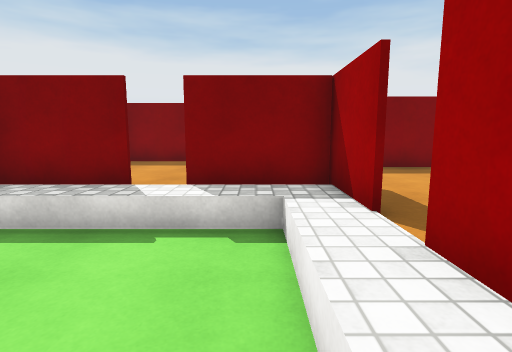
View 1 (above)

22 first-person views from a walk through a 3-D level made in the Unity game engine. The camera is 1.4 m above the floor, tilts 8° down and sees 80° across. The floor is counted in squares, 1 m on a side. Each view is taken from the middle of a square. On the plan, view 1 faces up. The plan holds only what a view shows up to about 14 squares ahead; the rest is blank. The place goes on beyond the plan. The player character is not drawn. Door leaves are left out, so doorways stand open. Surface patterns are stand-ins for the level's own textures.

View 2
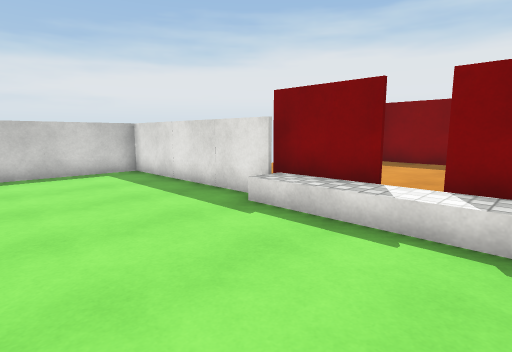

View 3
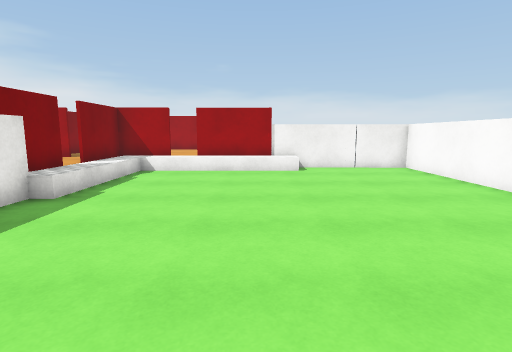

View 4
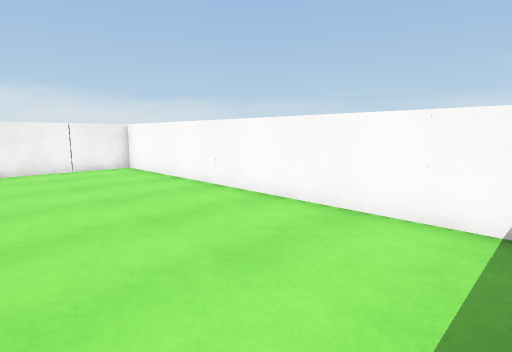

View 5
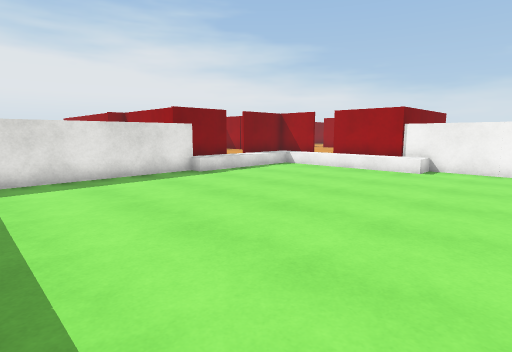

View 6
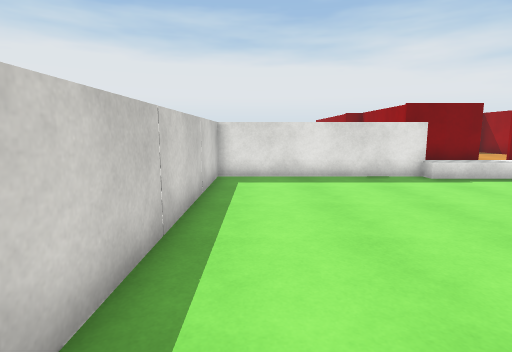

View 7
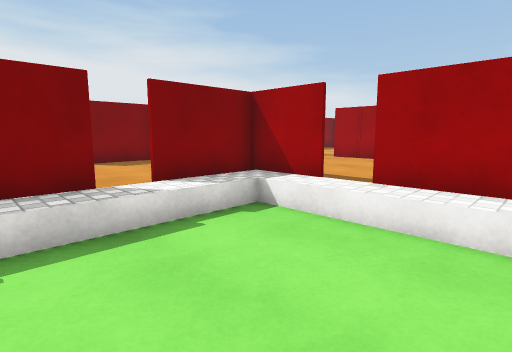

View 8
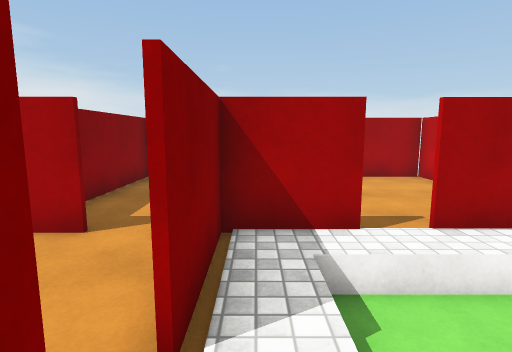

View 9
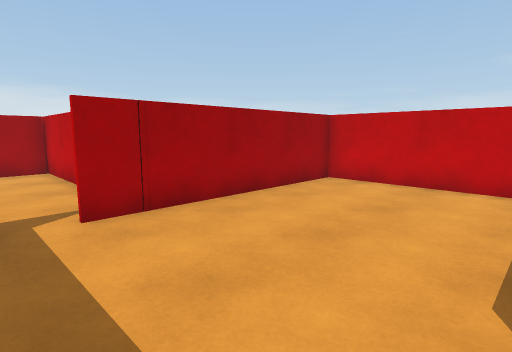

View 10
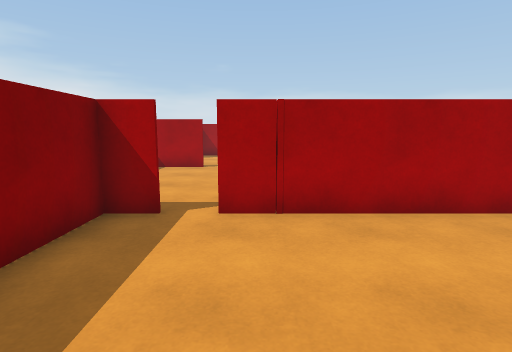

View 11
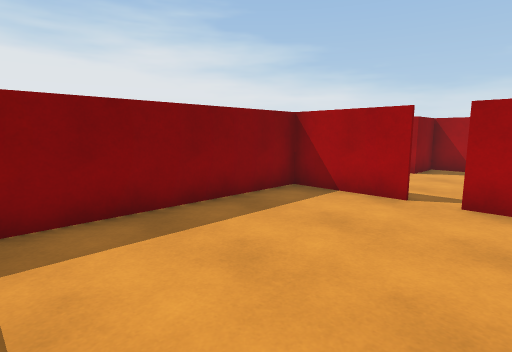

View 12
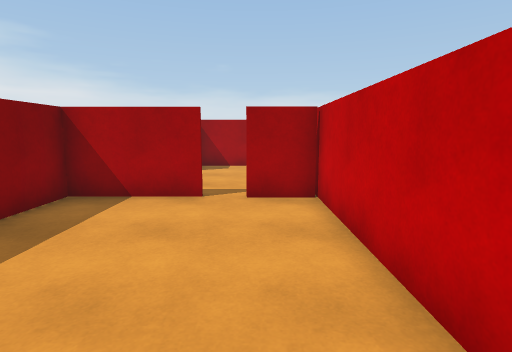

View 13
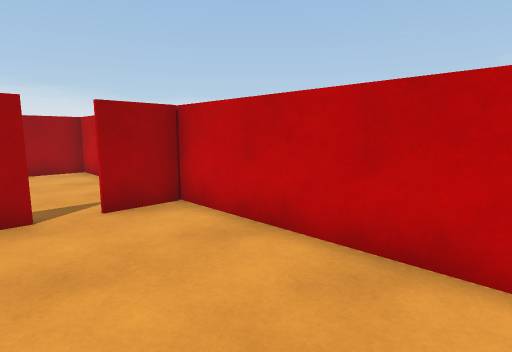

View 14
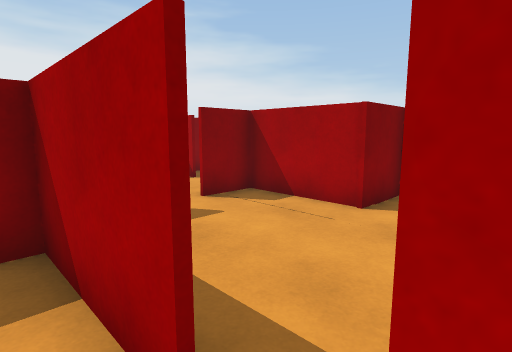

View 15
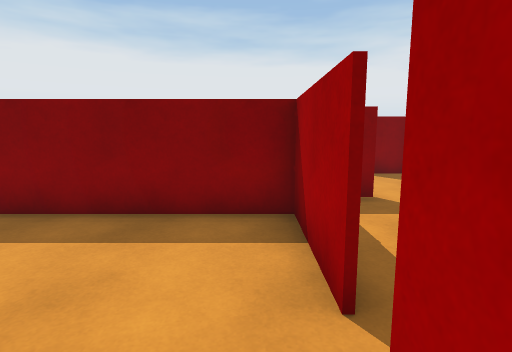

View 16
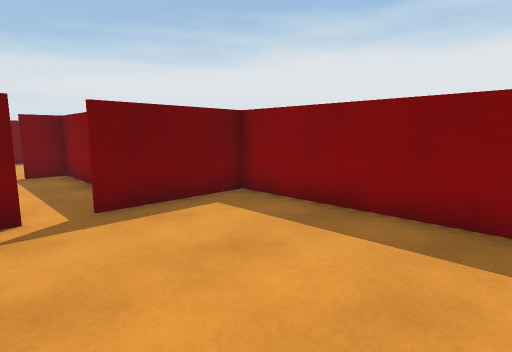

View 17
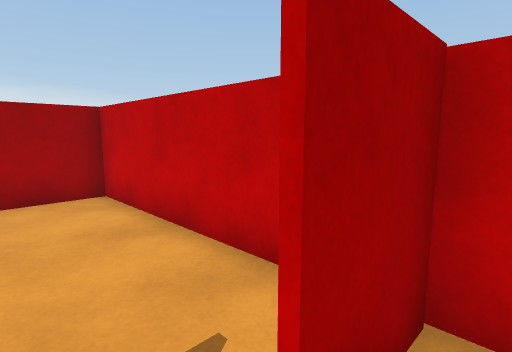

View 18
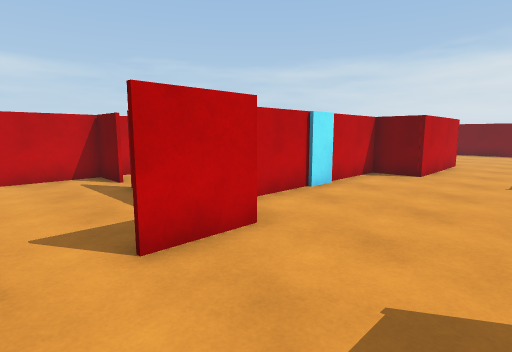

View 19
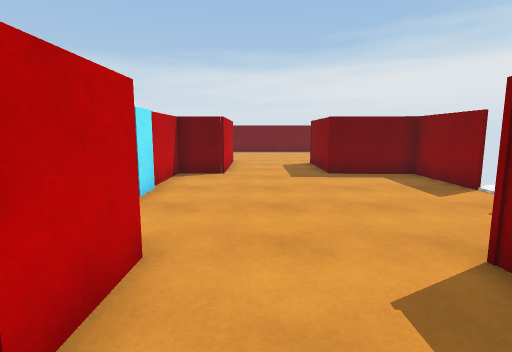

View 20
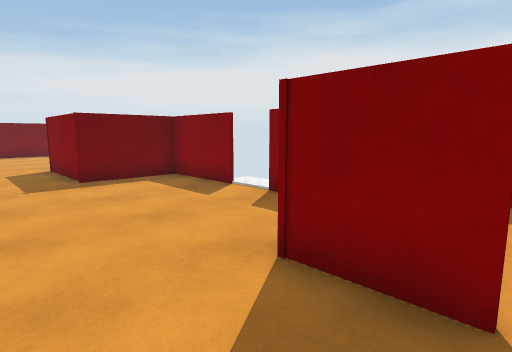

View 21
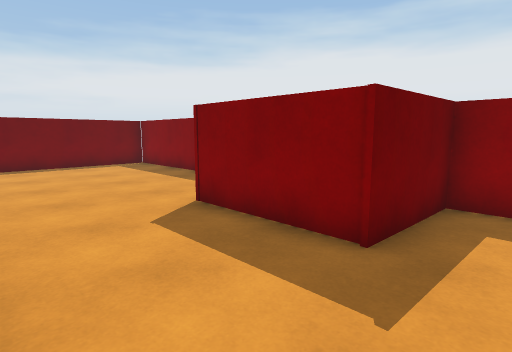

View 22
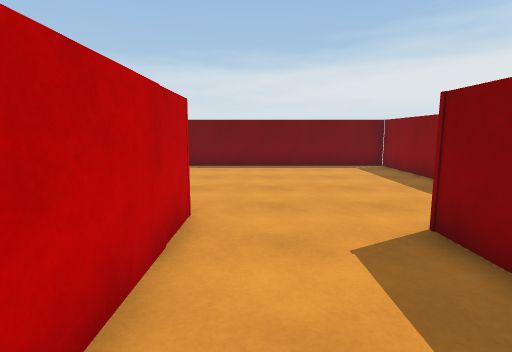

### Floor plan
Key: @ floor where view 1 was taken; # wall or solid block; . main floor; - floor 0.5 m lower than the main floor; D open door; = window, fence, low wall or low ledge.
Columns run from 12 left of view 1 to 21 right of it. Each row starts with its distance up from view 1.
 20        #####       ####DD
 19        #.....      #...DD
 18        #.......    #.......
 17        #........####.......##D####
 16        #........................#
 15        #.......................DD
 14        #.......................D
 13        #.......#####.......##D##
 12        #......     #.......#...#
 11        #  D        #########...#
 10        #==.==#     #.......#...###
  9        #.....#######.......#.....#
  8        #.....#.....#.......D.....#
  7        #.....D.....D.......D.....#
  6        ###D###.....#.......#.....#
  5  #######..D..#.....###############
  4  #-----------#.....#
  3 ##-----------D.....#
  2 #------------#.....#
  1 #------------# ....#
  0 #-----------@# ....#
 -1 #------------#######
 -2 #-------------#
 -3 #-------------#
 -4  -------------#
 -5  -------------#
 -6  ##############

Where each view was taken, in squares from view 1:
view 1: 0 up, 0 right, facing up
view 2: 0 up, 0 right, facing up-left
view 3: 0 up, 11 left, facing right
view 4: 1 down, 11 left, facing down-right
view 5: 5 down, 11 left, facing up-right
view 6: 5 down, 10 left, facing up
view 7: 0 up, 4 left, facing up-right
view 8: 5 up, 3 left, facing right
view 9: 8 up, 2 right, facing down-right
view 10: 6 up, 2 right, facing right
view 11: 6 up, 8 right, facing up-right
view 12: 7 up, 8 right, facing right
view 13: 9 up, 9 right, facing down-right
view 14: 7 up, 14 right, facing up-right
view 15: 6 up, 14 right, facing up
view 16: 6 up, 13 right, facing up-left
view 17: 8 up, 14 right, facing down-right
view 18: 16 up, 18 right, facing down-left
view 19: 14 up, 18 right, facing left
view 20: 14 up, 17 right, facing up-left
view 21: 13 up, 9 right, facing up-left
view 22: 14 up, 8 right, facing left
